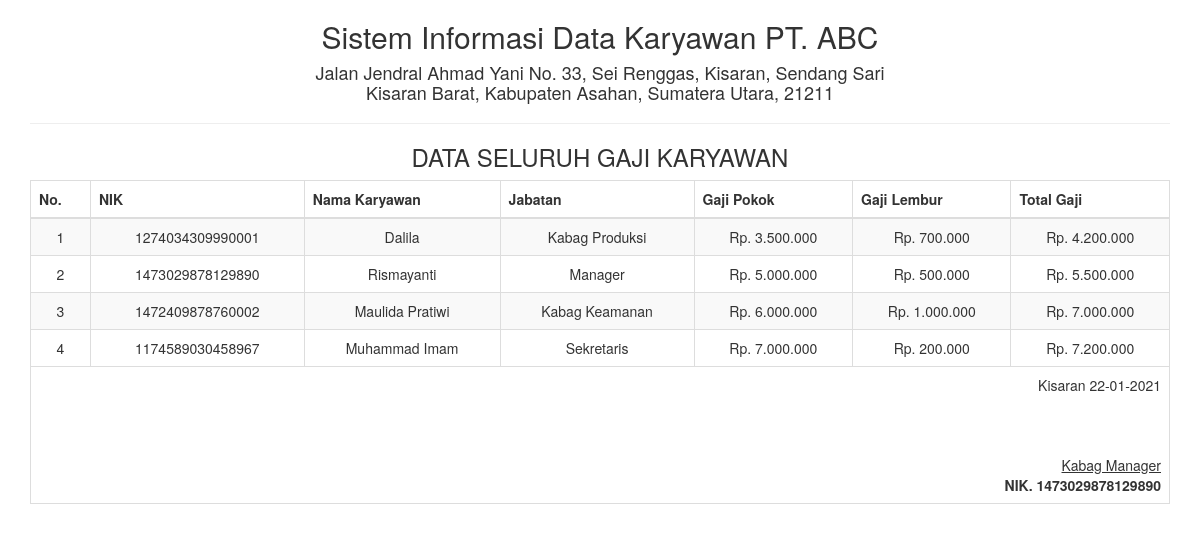
The page /report/gajikaryawan_semua.php on the database its author committed.
### tables this page shows
CREATE TABLE `tbl_gajikaryawan` (
  `NIK` varchar(25) NOT NULL,
  `nama_karyawan` varchar(50) NOT NULL,
  `jabatan` varchar(25) NOT NULL,
  `gaji_pokok` varchar(15) NOT NULL,
  `gaji_lembur` varchar(15) NOT NULL,
  `total_diterima` varchar(15) NOT NULL,
  `id` int(5) NOT NULL
);

### report/gajikaryawan_semua.php (the view, shortened to what this page needs)
<!DOCTYPE html>
<html>
    <head>
        <link href="../Assets/css/bootstrap.min.css" rel="stylesheet" type="text/css"/>
    </head>
    <body onload="print()">
        <?php
        include '../config/koneksi.php';
        ?>
        <div class="container">
            <div class='row'>
                <div class="col-sm-12">
                    <div class="text-center">
                        <h2>Sistem Informasi Data Karyawan PT. ABC </h2>
                        <h4>Jalan Jendral Ahmad Yani No. 33, Sei Renggas, Kisaran, Sendang Sari <br> Kisaran Barat, Kabupaten Asahan, Sumatera Utara, 21211</h4>
                        <hr>
                        <h3>DATA SELURUH GAJI KARYAWAN</h3>
                        <table class="table table-bordered table-striped table-hover">
                        <tbody>
                                <thead>
								<tr>
                                    <th>No.</th><th>NIK</th><th>Nama Karyawan</th><th>Jabatan</th><th>Gaji Pokok</th><th>Gaji Lembur</th><th>Total Gaji</th>
                                </tr>
								</thead>
							<tbody>
                            <?php
                            $sql = "SELECT * FROM tbl_gajikaryawan";
                            $query = mysqli_query($koneksi, $sql) or die("SQL Anda Salah");
                            $nomor = 0;
                            while ($data = mysqli_fetch_array($query)) {
                                $nomor++;
                                ?>
                                <tr>
                                    <td><?= $nomor ?></td>
                                    <td><?= $data['NIK'] ?></td>
                                    <td><?= $data['nama_karyawan'] ?></td>
									<td><?= $data['jabatan'] ?></td>
                                    <td><?= $data['gaji_pokok'] ?></td>
                                    <td><?= $data['gaji_lembur'] ?></td>
                                    <td><?= $data['total_diterima'] ?></td>
                                </tr>
                            <?php } ?>
							</tbody>
                        </tbody>
                            <tfoot>
                                <tr>
                                    <td colspan="8" class="text-right">
                                        Kisaran  <?= date("d-m-Y") ?>
                                        <br><br><br><br>
                                        <u>Kabag Manager<strong></u><br>
                                        NIK. 1473029878129890
									</td>
								</tr>
							</tfoot>
                        </table>
                    </div>
                </div>
            </div>
    </body>
</html>

### rows shown on the page
tbl_gajikaryawan: NIK "1274034309990001", nama_karyawan "Dalila", jabatan "Kabag Produksi", gaji_pokok "Rp. 3.500.000", gaji_lembur "Rp. 700.000", total_diterima "Rp. 4.200.000"
tbl_gajikaryawan: NIK "1473029878129890", nama_karyawan "Rismayanti", jabatan "Manager", gaji_pokok "Rp. 5.000.000", gaji_lembur "Rp. 500.000", total_diterima "Rp. 5.500.000"
tbl_gajikaryawan: NIK "1472409878760002", nama_karyawan "Maulida Pratiwi", jabatan "Kabag Keamanan", gaji_pokok "Rp. 6.000.000", gaji_lembur "Rp. 1.000.000", total_diterima "Rp. 7.000.000"
tbl_gajikaryawan: NIK "1174589030458967", nama_karyawan "Muhammad Imam", jabatan "Sekretaris", gaji_pokok "Rp. 7.000.000", gaji_lembur "Rp. 200.000", total_diterima "Rp. 7.200.000"
